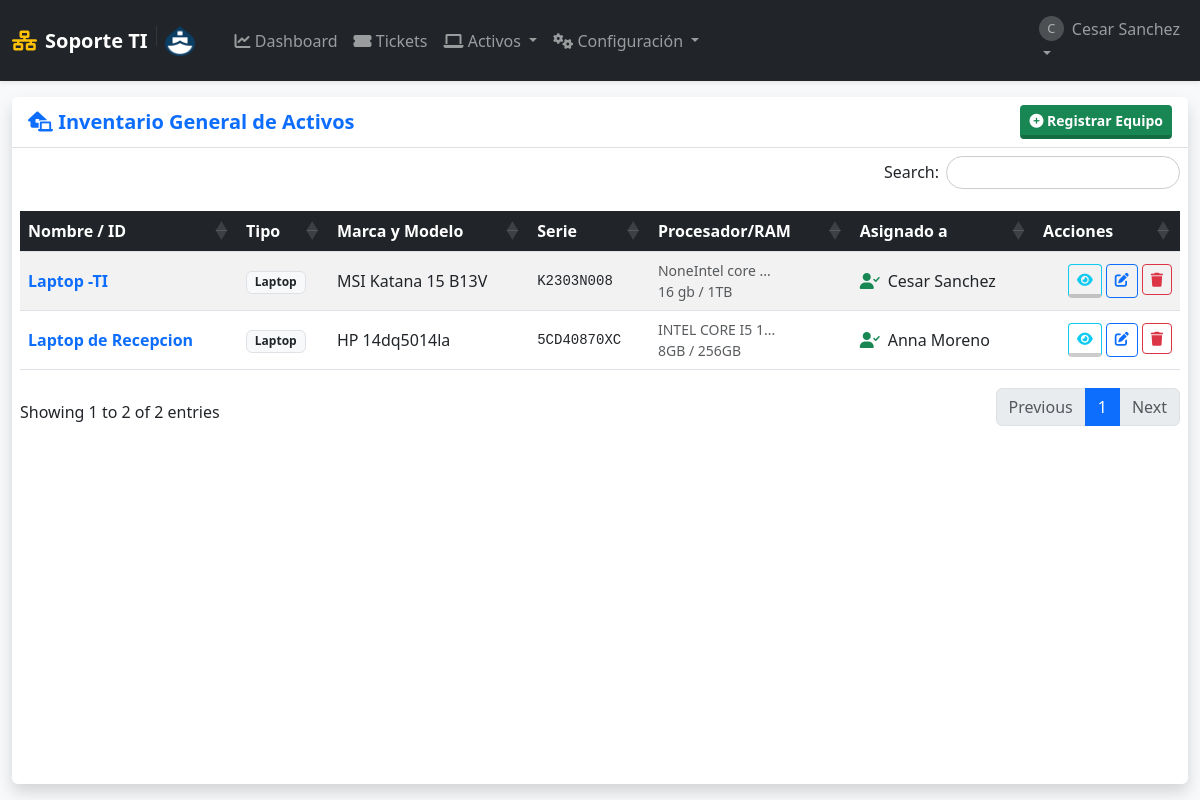
Page /equipos (signed in) on the earlier database version.
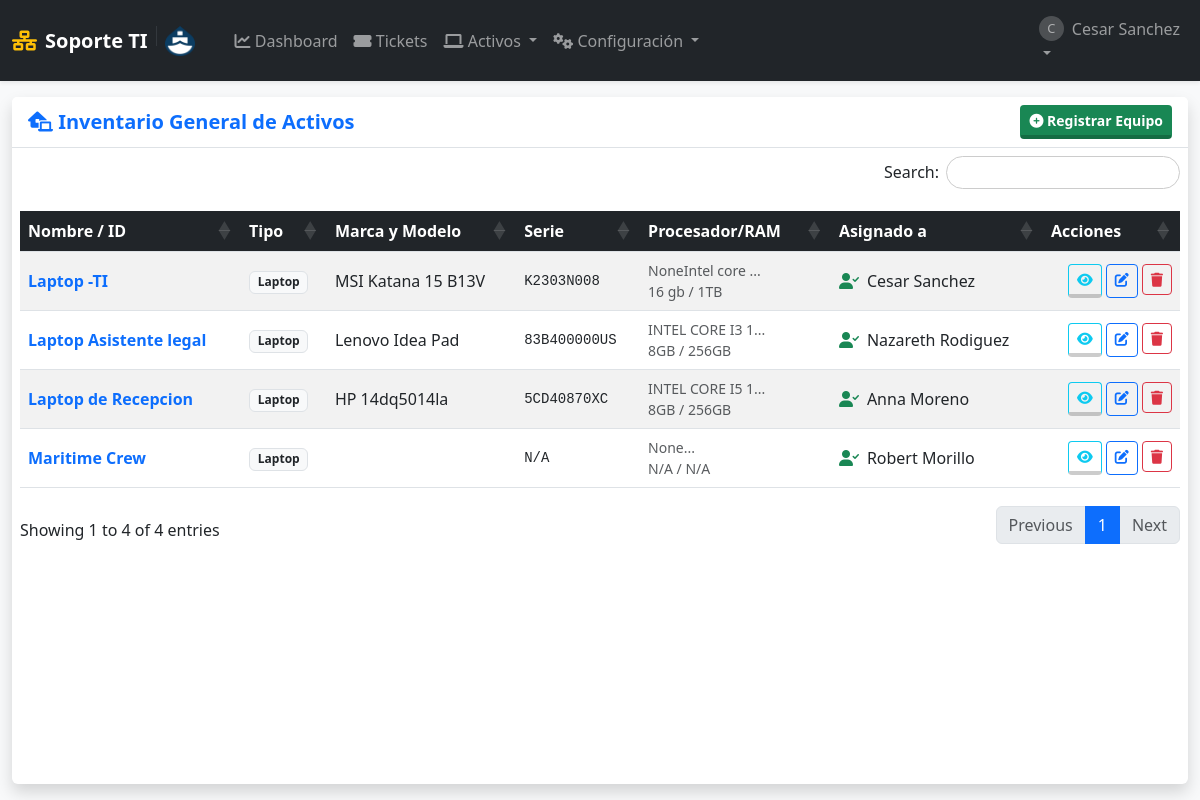
Same page on the later database version.
### tables this page shows
CREATE TABLE equipos (
            id INTEGER PRIMARY KEY AUTOINCREMENT,
            nombre_equipo TEXT UNIQUE NOT NULL,
            tipo TEXT,
            marca_modelo TEXT,
            numero_serie TEXT UNIQUE,
            fecha_adquisicion DATE,
            usuario_asignado_id INTEGER,
            notas TEXT, procesador TEXT, memoria_ram TEXT, tipo_ram TEXT, disco_duro TEXT, tipo_disco TEXT, fecha_compra DATE, color TEXT,
            FOREIGN KEY (usuario_asignado_id) REFERENCES usuarios (id) ON DELETE SET NULL
        );

CREATE TABLE usuarios (
            id INTEGER PRIMARY KEY AUTOINCREMENT,
            username TEXT UNIQUE NOT NULL,
            email TEXT UNIQUE,
            password_hash TEXT NOT NULL,
            role TEXT NOT NULL DEFAULT 'user' CHECK(role IN ('admin', 'user', 'tecnico')),
            departamento TEXT,
            fecha_creacion TIMESTAMP DEFAULT CURRENT_TIMESTAMP
        );

### app.py (the view)
@app.route('/equipos')
@login_required
def lista_equipos():
    equipos = get_db().execute("""
        SELECT e.*, u.username as usuario_asignado
        FROM equipos e
        LEFT JOIN usuarios u ON e.usuario_asignado_id = u.id
        ORDER BY e.nombre_equipo
    """).fetchall()
    tipos = get_db().execute("SELECT DISTINCT tipo FROM equipos WHERE tipo IS NOT NULL").fetchall()
    return render_template('lista_equipos.html', equipos=equipos, tipos=tipos)

### app.py (called while the page is built)
def get_db():
    if 'db' not in g:
        g.db = sqlite3.connect(app.config['DB_FILE'])
        g.db.row_factory = sqlite3.Row
        g.db.execute("PRAGMA foreign_keys = ON")
    return g.db

def login_required(f):
    @wraps(f)
    def decorated_function(*args, **kwargs):
        if 'user_id' not in session:
            flash('Por favor, inicia sesión.', 'warning')
            return redirect(url_for('login'))
        return f(*args, **kwargs)
    return decorated_function

### templates/lista_equipos.html
{% extends "layout.html" %}
{% block content %}
<div class="card shadow h-100 border-0">
    <div class="card-header bg-white py-2 border-bottom d-flex justify-content-between align-items-center">
        <h5 class="mb-0 text-primary fw-bold"><i class="fas fa-laptop-house"></i> Inventario General de Activos</h5>
        <div class="d-flex gap-2">
            {% if session['role'] == 'admin' %}
            <a href="{{ url_for('gestion_equipo') }}" class="btn btn-success btn-sm">
                <i class="fas fa-plus-circle"></i> Registrar Equipo
            </a>
            {% endif %}
        </div>
    </div>
    <div class="card-body p-2">
        <table class="table table-striped table-hover tabla-enterprise w-100 align-middle">
            <thead>
                <tr>
                    <th>Nombre / ID</th>
                    <th>Tipo</th>
                    <th>Marca y Modelo</th>
                    <th>Serie</th>
                    <th>Procesador/RAM</th>
                    <th>Asignado a</th>
                    <th>Acciones</th>
                </tr>
            </thead>
            <tbody>
                {% for equipo in equipos %}
                <tr>
                    <td class="fw-bold text-primary">{{ equipo.nombre_equipo }}</td>
                    <td><span class="badge bg-light text-dark border">{{ equipo.tipo }}</span></td>
                    <td>{{ equipo.marca_modelo }}</td>
                    <td class="small font-monospace">{{ equipo.numero_serie or 'N/A' }}</td>
                    <td class="small text-muted">
                        {% if equipo.procesador %}{{ equipo.procesador[:15] }}...<br>{% endif %}
                        {% if equipo.memoria_ram %}{{ equipo.memoria_ram }} / {{ equipo.disco_duro }}{% endif %}
                    </td>
                    <td>
                        {% if equipo.usuario_asignado %}
                            <div class="d-flex align-items-center">
                                <i class="fas fa-user-check text-success me-2"></i>
                                {{ equipo.usuario_asignado }}
                            </div>
                        {% else %}
                            <span class="badge bg-secondary">En Stock</span>
                        {% endif %}
                    </td>
                    <td class="text-end">
                        <div class="d-flex gap-1 justify-content-end">
                            <a href="{{ url_for('ver_equipo', equipo_id=equipo.id) }}" class="btn btn-outline-info btn-sm" title="Ver Ficha Técnica">
                                <i class="fas fa-eye"></i>
                            </a>
                            {% if session['role'] == 'admin' %}
                            <a href="{{ url_for('gestion_equipo', equipo_id=equipo.id) }}" class="btn btn-outline-primary btn-sm" title="Editar">
                                <i class="fas fa-edit"></i>
                            </a>
                            <form action="{{ url_for('eliminar_equipo', equipo_id=equipo.id) }}" method="POST" onsubmit="return confirm('¿Eliminar este equipo? Se borrará su historial.');">
                                <button class="btn btn-outline-danger btn-sm" title="Eliminar"><i class="fas fa-trash"></i></button>
                            </form>
                            {% endif %}
                        </div>
                    </td>
                </tr>
                {% endfor %}
            </tbody>
        </table>
    </div>
</div>
{% endblock %}

Differences in the rows shown:
added equipos: nombre_equipo "Laptop Asistente legal", tipo "Laptop", marca_modelo "Lenovo Idea Pad", numero_serie "83B400000US", procesador "INTEL CORE I3 1", memoria_ram "8GB", disco_duro "256GB", usuario_asignado "Nazareth Rodiguez"
added equipos: nombre_equipo "Maritime Crew", tipo "Laptop", numero_serie "N/A", procesador "None", memoria_ram "N/A", disco_duro "N/A", usuario_asignado "Robert Morillo"
Other differences:
text written by a page script: "Search: Showing 1 to 2 of 2 entries Previous 1 Next" → "Search: Showing 1 to 4 of 4 entries Previous 1 Next"
